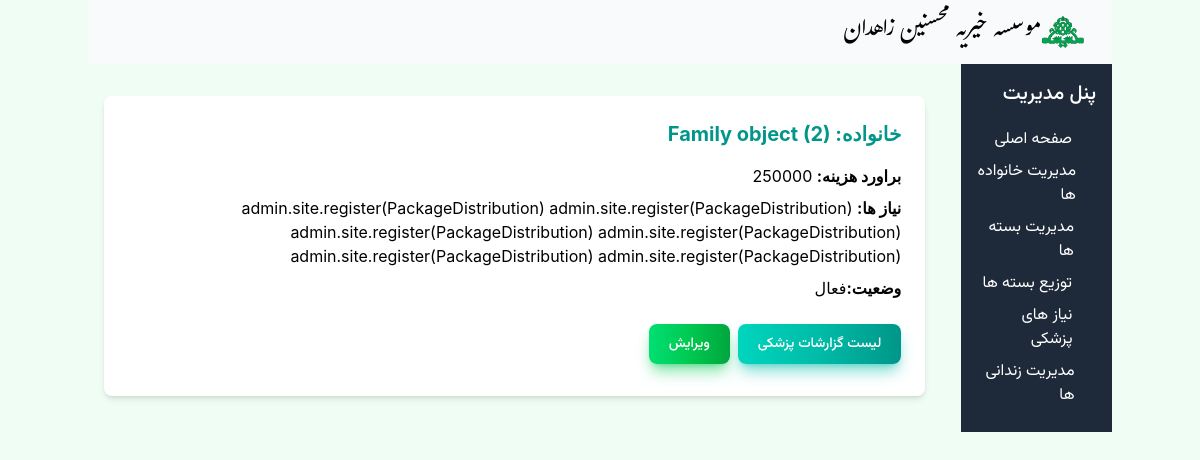
The page /medicalaids/1/detail on the database as committed earlier.
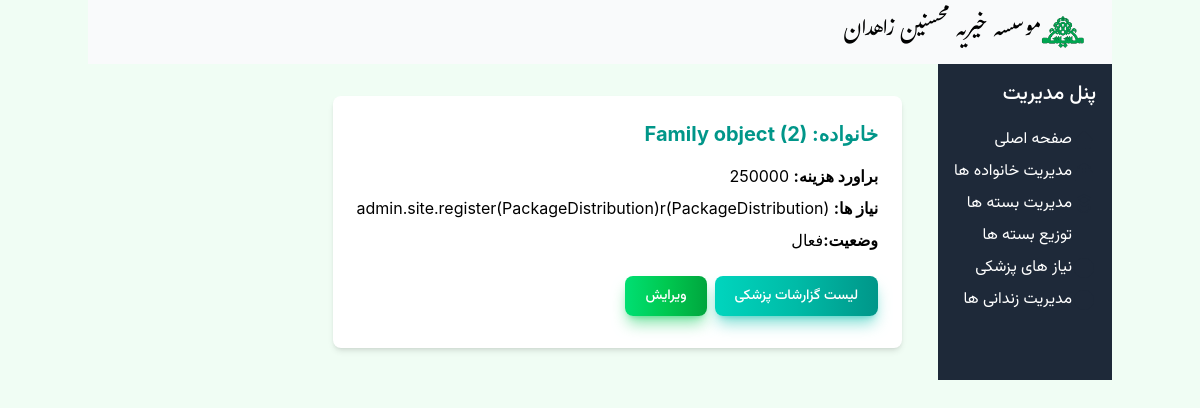
The same page on the database as committed later.
### Mohsenin/models.py (models this page shows, shortened)
class MedicalAid(models.Model):
    family = models.ForeignKey(Family, on_delete=models.CASCADE)
    medical_needs = models.TextField()
    estimated_cost = models.DecimalField(max_digits=10, decimal_places=0)
    is_active = models.BooleanField(default=True)

class Family(models.Model):
    doc_code = models.IntegerField('شماره پرونده')
    need_level = models.IntegerField('سطح نیاز', default=1, choices=NEED_LEVEL_CHOICE)
    family_type = models.IntegerField('نوع نیازمندی', default=1, choices=FAMILY_TYPE_CHOICES)
    guardian = models.ForeignKey('Person', verbose_name='سرپرست خانوار', on_delete=models.SET_NULL, related_name='guardianship', null=True)
    address = models.CharField('آدرس',max_length=255)
    contact_number = models.CharField('شماره تماس',max_length=15, blank=True, null=True)
    postal_code = models.CharField('کدپستی',max_length=10, blank=True, null= True)
    distlist = models.ForeignKey(Dist, verbose_name='لیست توزیع',on_delete=models.SET_NULL, null=True)
    is_active = models.BooleanField('تحت پوشش',default=True)  # To track if the family is currently receiving support

### Mohsenin/views.py (the view)
# urls.py: path("medicalaids/<int:pk>/detail", views.MedicalAidDetailView.as_view(), name="medicalaid_detail"),
class MedicalAidDetailView(DetailView):
    template_name = "Medicalaid/medicalaid_detail.html"
    model = MedicalAid
    context_object_name = "medicalaid"

### Mohsenin/templates/Medicalaid/medicalaid_detail.html
{% extends "base.html" %}
{% block content %}
<div class="container mx-auto py-8 px-4">
    <div class="bg-white rounded-lg shadow-md p-6">
        <h2 class="text-xl font-bold text-teal-600 mb-4">خانواده: {{ medicalaid.family }}</h2>
        <p class="mb-2"><strong>براورد هزینه:</strong> {{ medicalaid.estimated_cost }}</p>
        <p class="mb-2"><strong>نیاز ها:</strong> {{ medicalaid.medical_needs }}</p>
        <p class="mb-2"><strong>وضعیت:</strong>{% if medicalaid.is_active %}فعال{% else %}غیر فعال{% endif %}</p>
        <div class="mt-6 flex space-x-4">
        <a href="{% url 'medicalaid_list' %}" class="text-white bg-gradient-to-r from-teal-400 via-teal-500 to-teal-600 hover:bg-gradient-to-br focus:ring-4 focus:outline-none focus:ring-teal-300 dark:focus:ring-teal-800 shadow-lg shadow-teal-500/50 dark:shadow-lg dark:shadow-teal-800/80 vazir-medium rounded-lg text-sm px-5 py-2.5 text-center me-2 mb-2">لیست گزارشات پزشکی</a>
        <a href="{% url 'medicalaid_update' medicalaid.id %}" class="text-white bg-gradient-to-r from-green-400 via-green-500 to-green-600 hover:bg-gradient-to-br focus:ring-4 focus:outline-none focus:ring-green-300 dark:focus:ring-green-800 shadow-lg shadow-green-500/50 dark:shadow-lg dark:shadow-green-800/80 vazir-medium rounded-lg text-sm px-5 py-2.5 text-center me-2 mb-2">ویرایش</a>
        </div>
    </div>
</div>
{% endblock %}

Rows that differ between the two databases and show on the page:
changed MedicalAid "Family object (2)": medical_needs "admin.site.register(PackageDistribution) admin.site.register(PackageDistribution) admin.site.register(PackageDistribution) admin.site.register(PackageDistribution) admin.site.register(PackageDistribution) admin.site.register(PackageDistribution)" → "admin.site.register(PackageDistribution)r(PackageDistribution)"
